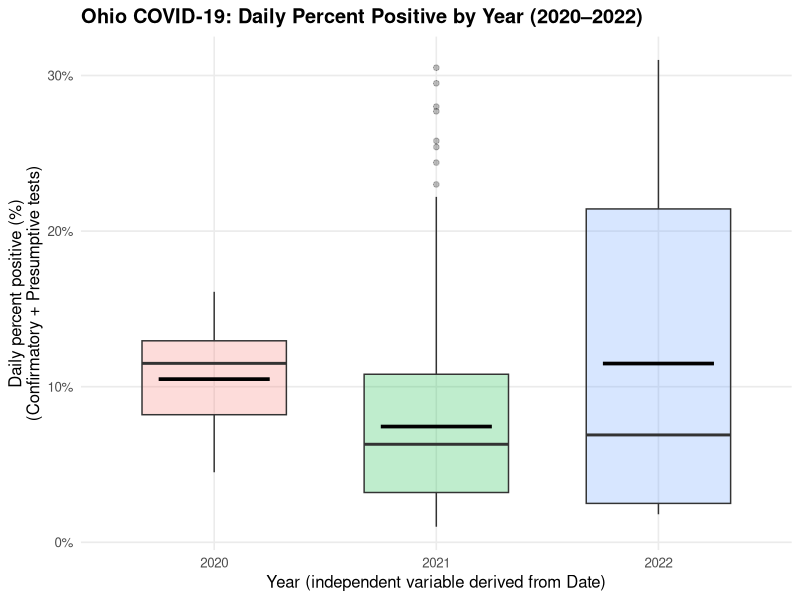

Write the R code that produced this figure.
# Load Dataset
df <- read.csv("TestingDetails.csv")

# 1) Load tidyverse

library(tidyverse)


# 2) Read the CSV (mark common NA strings as missing)

df <- readr::read_csv(
  "TestingDetails.csv",
  na = c("N/A", "NA", "", " "),
  show_col_types = FALSE
)

# 3) Set DV column name (short reference)

dv <- "Confirmatory and Presumptive Lab Percent Positive (Daily)"

# 4) Basic cleaning & preparation (tidyverse)
#    - Parse Date
#    - Drop rows with missing Date
#    - Derive Year from Date
#    - Coerce DV to numeric (non-numeric -> NA)

df <- df %>%
  mutate(
    Date = as.Date(Date, format = "%m/%d/%Y")                    # parse Date (mm/dd/yyyy)
  ) %>%
  filter(!is.na(Date))                                           # drop rows where Date is NA
df <- df %>%
  mutate(
    Year = as.integer(format(Date, "%Y")),                       # derive Year (IV)
    `Confirmatory and Presumptive Lab Percent Positive (Daily)` =
      suppressWarnings(as.numeric(`Confirmatory and Presumptive Lab Percent Positive (Daily)`))
  )

# 5) Build analysis frame for 2020–2022
#    - Year as factor
#    - Percent = DV * 100
#    - Remove missing DV values

df_dep <- df %>%
  filter(Year %in% c(2020, 2021, 2022)) %>%
  transmute(
    Year    = factor(Year),                                      # categorical x-axis
    Percent = .data[[dv]] * 100                                  # DV in percent
  ) %>%
  filter(!is.na(Percent))                                        # drop missing DV

# 6) BOXPLOT (ggplot2, tidyverse style)
#    - Includes outliers by default
#    - Mean shown as a crossbar
#    - Clear labels and minimal theme

p_box <- ggplot(df_dep, aes(x = Year, y = Percent, fill = Year)) +
  geom_boxplot(width = 0.65, alpha = 0.25,
               outlier.colour = "black", outlier.size = 1.6) +
  stat_summary(fun = mean, geom = "crossbar",
               width = 0.5, colour = "black", size = 0.5) +
  scale_y_continuous(labels = function(x) paste0(x, "%")) +
  labs(
    title = "Ohio COVID-19: Daily Percent Positive by Year (2020–2022)",
    x     = "Year (independent variable derived from Date)",
    y     = "Daily percent positive (%)\n(Confirmatory + Presumptive tests)"
  ) +
  theme_minimal(base_size = 12) +
  theme(
    plot.title = element_text(face = "bold"),
    panel.grid.minor = element_blank(),
    legend.position = "none"                                     # legend not needed
  )

# 7) Show and save the boxplot

print(p_box)
